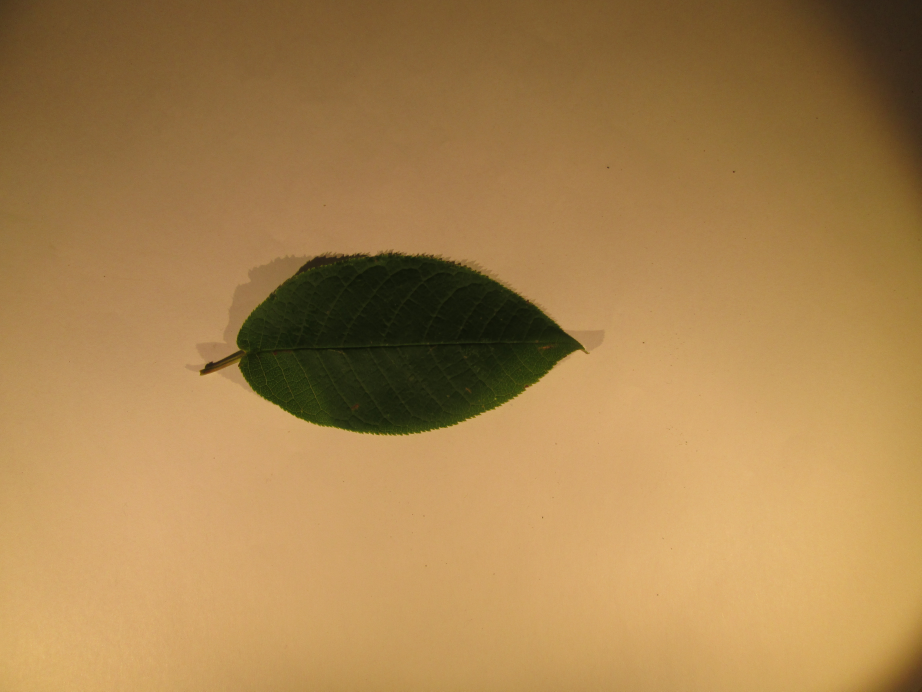
#> input picture academia_ai/preprocessing/data/example_image_1.JPG, 4608 x 3456 px (shown at 1/5 size); its folder holds only this picture in this run
$ python -i preprocessing.py   (imports and definitions only)
#> lines starting #> are read from the running program, lines starting #| are printed output that depends on the picture
import numpy as np
import matplotlib.pyplot as plt
from PIL import Image
import os

def preprocessing(path, cfactor = 50, square_side = 2000, debug=False):
    '''Preprocesses a picture

    Input: path, compressionfactor = 50, squareside of new image= 2000, debug=False
    Output: matrix that can be use as a CNN Input
    '''

    im = center_leaf(path, square_side, debug)
    new_shape = im.size[0] // cfactor
    new_im = im.resize((new_shape, new_shape))  # makes the resolution smaller

    matriz = np.array(new_im)  # convert image to numpy matrix
    matriz ^= 0xFF  # invert matrix
    oneD_matriz = matriz[:, :, 1]  # only looking at one dimension, 1 = green

    if debug:
        print(
            'Image “',
            path,
            '“ opened with size:',
            im.size,
            'and mode:',
            im.mode)
        print('compressed the square-image with lenght :',
              oneD_matriz.shape[0], ' with factor:', cfactor)
        print('output matrix has shape:', oneD_matriz.shape)
        plt.imshow(oneD_matriz)
        plt.tight_layout()
        plt.show()

    return oneD_matriz


def center_leaf(path, square_side=2000, debug=False):
    '''
    region we look at, because of the border we found with overlapping
    centers a square on the leaf

    input: path of image
           square_side of matriz thats cut away
           debug

    output: cut image
    '''
#> called with path = 'data/example_image_1.JPG', square_side = 2000, debug = False
    up = 500
    down = 2900
    left = 300
    right = 4000

    im = Image.open(path).convert('RGB')
#> im is the input picture: PIL image 4608x3456 RGB; mean R, G, B 167.6, 130.6, 78.3
    matriz = np.array(im)  # convert image to numpy matrix
    matriz ^= 0xFF  # invert matrix
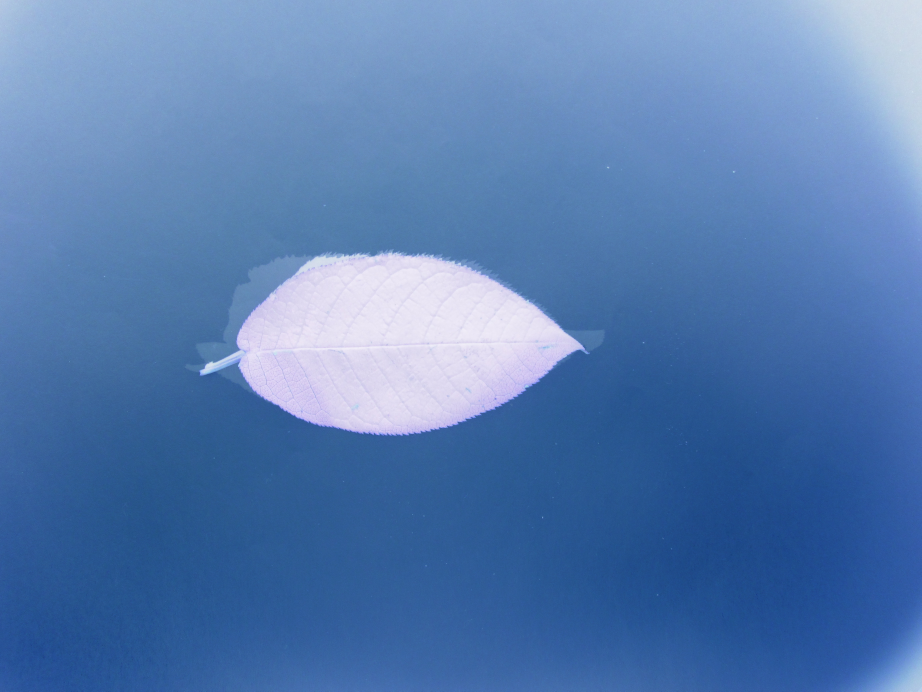
#> matriz: shape (3456, 4608, 3) (shown at 1/5 size); mean R, G, B 87.4, 124.4, 176.7
    oneD_matriz = matriz[:, :, 1]  # only looking at one dimension, 1 = green
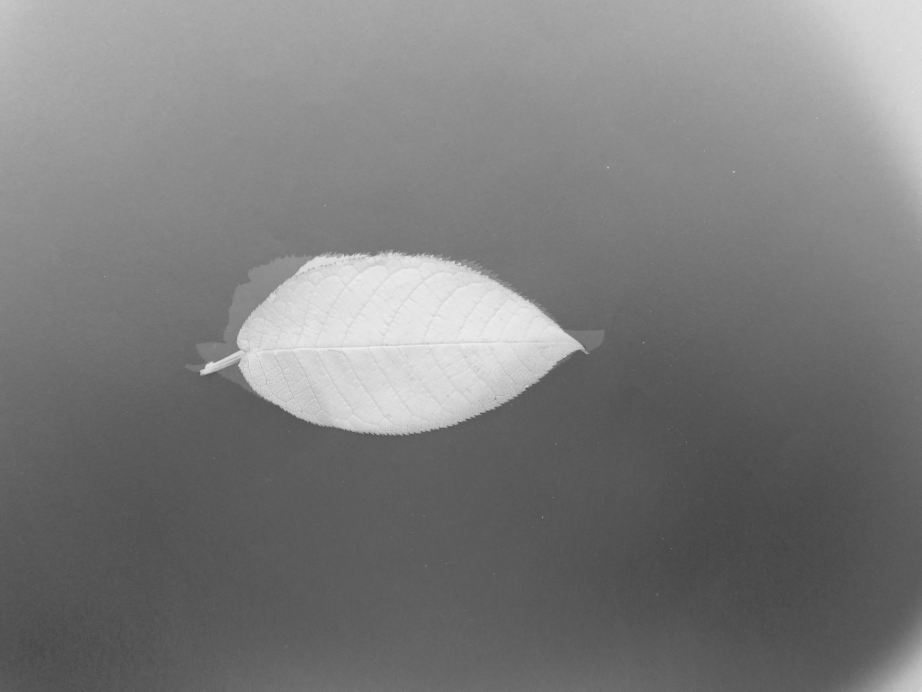
#> oneD_matriz: shape (3456, 4608) (shown at 1/5 size); min 17, max 242, mean 124.4

    if debug:
        plt.subplot(1, 3, 1)
        plt.imshow(oneD_matriz)

        plt.subplot(1, 3, 2)
        plt.imshow(oneD_matriz[up:down, left:right])

    # count the total weight to normalize the sum of all weights to one
    total_weight_x = 0
    total_weight_y = 0
    for x in range(up, down, 5):  # 5 for step
        for y in range(left, right, 5):
            # 280 is treshhold, all below becomes 0, above 1
            total_weight_x += (oneD_matriz[x, y] >= 180)
            total_weight_y += (oneD_matriz[x, y] >= 180)
#> after the loop, total_weight_x = 44287; total_weight_y = 44287

    # calculate the medium point to centralize the square around the medium
    # pixel (the square is the input of the CNN)
    meanx = 0
    meany = 0
    for x in range(
            up,
            down,
            5):  # only take evry 5 field for speed reasons -->makes code 25x faster
        for y in range(left, right, 5):
            # count all cordinates together but weight them differently,devide
            # by total_weight
            meanx += (oneD_matriz[x, y] >= 180) * x / total_weight_x
            meany += (oneD_matriz[x, y] >= 180) * y / total_weight_y
#> after the loop, meanx = 1715.6; meany = 1969.5

    # select new area of the matrix, that is the input for CNN
    s = square_side // 2
    box = (meany - s, meanx - s, meany + s, meanx + s)
#> box = (969.5, 715.6, 2969.5, 2715.6)
    new_image = im.crop(box)  # crop is Pill function
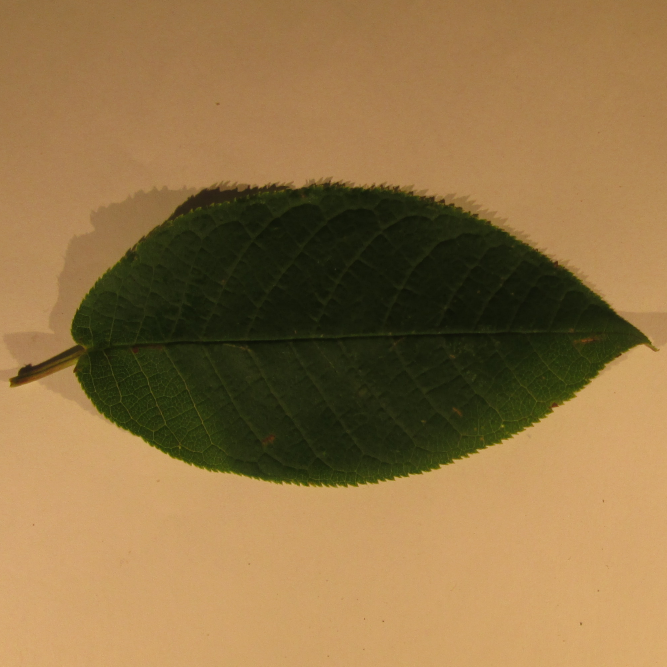
#> new_image: PIL image 2000x2000 RGB (shown at 1/3 size); mean R, G, B 144, 114.7, 70
    im.close()

    if debug:
        print(
            'meanx and meany are:',
            meanx,
            meany,
            ' the square is set with side',
            square_side)

        # plot a graphic of the way this function works
        oneD_matriz = oneD_matriz[up:down, left:right]
        for x in range(0, oneD_matriz.shape[0]):
            for y in range(0, oneD_matriz.shape[1]):
                oneD_matriz[x, y] = (oneD_matriz[x, y] >= 180) * 1
        plt.subplot(1, 3, 3)
        plt.imshow(oneD_matriz, cmap='gray')

    # return new_image
    return new_image


def create_Leafs(root_path):
    # TODO: find out the cutting size, find out contraction factor
    # default might be wrong

    #root_path ='/Users/Dino/Desktop/Data/'
    Leafs = []
    iid = 0
    treeid = 0
    print(root_path)
    for root, dirs, files in os.walk(root_path, topdown=True):
        for d in dirs:
            for root, dirs, files in os.walk(os.path.join(root_path, d)):
                for f in files:
                    if f[0] == 'I':  # To make sure, that we don't open .DStore

                        matriz = preprocessing(os.path.join(root_path, d, f))
                        new_leaf = leafs.Leaf(iid, treeid, matriz[:, :], d)
                        Leafs += [new_leaf]
                        iid += 1
            treeid += 1
    return Leafs


def find_overlap(root_path):
    #root_path ='/Users/Dino/Desktop/Data/'
    maximum = np.zeros((3456, 4608))
    for root, dirs, files in os.walk(root_path, topdown=False):
        for name in files:
            im_path = (os.path.join(root, name))
            if name[
                    0] == 'I':  # cheatyh way of making sure its an image, because there were some other files in the directory
                image = Image.open(im_path)
                matriz = preprocessing.image_convert(image.convert('RGB'))
                maximum = np.maximum(maximum, matriz[:, :, 0])
                maximum = np.maximum(maximum, matriz[:, :, 1])
                maximum = np.maximum(maximum, matriz[:, :, 2])
                image.close()
    return maximum

>>> result = preprocessing('data/example_image_1.JPG')
#> in preprocessing, `new_im = im.resize((new_shape, new_shape))`:
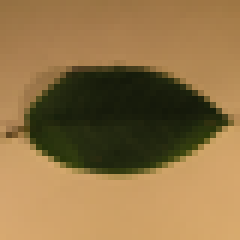
#> new_im: PIL image 40x40 RGB (shown 6 times larger); mean R, G, B 144.1, 114.7, 70
#> in preprocessing, `matriz ^= 0xFF`:
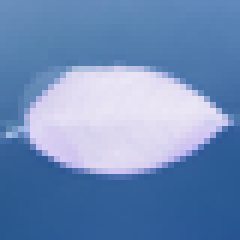
#> matriz: shape (40, 40, 3) (shown 6 times larger); mean R, G, B 110.9, 140.3, 185
#> in preprocessing, `oneD_matriz = matriz[:, :, 1]`:
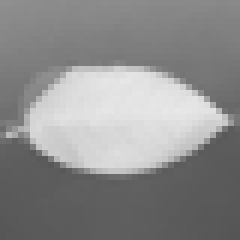
#> oneD_matriz: shape (40, 40) (shown 6 times larger); min 85, max 231, mean 140.3

$ run again, on academia_ai/preprocessing/data/example_image_2.JPG
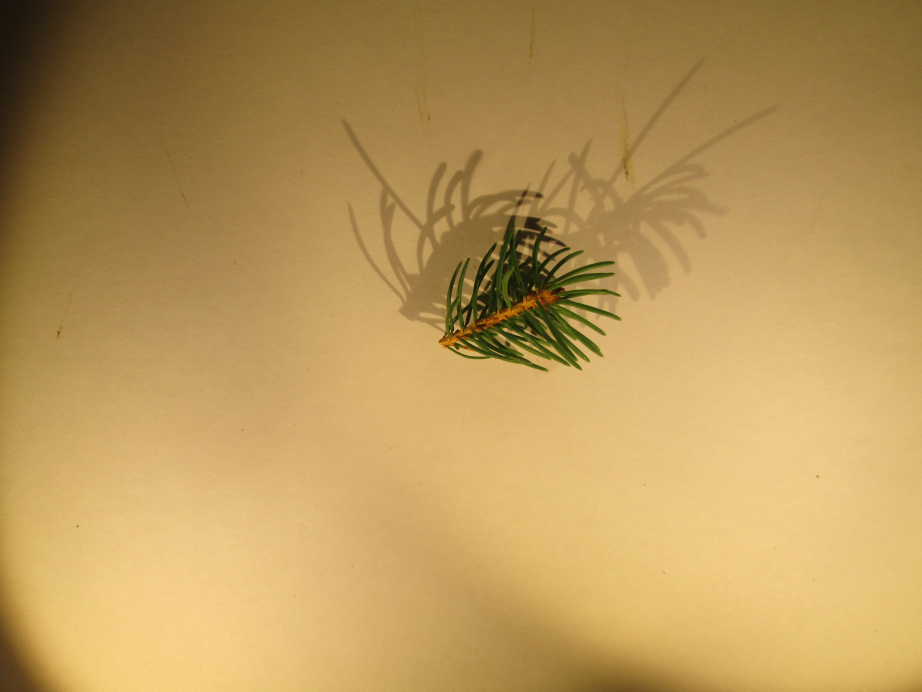
#> input picture academia_ai/preprocessing/data/example_image_2.JPG, 4608 x 3456 px (shown at 1/5 size)
#> in center_leaf, im is the input picture: PIL image 4608x3456 RGB; mean R, G, B 186.9, 152.3, 90.7
#> in center_leaf, `oneD_matriz = matriz[:, :, 1]`:
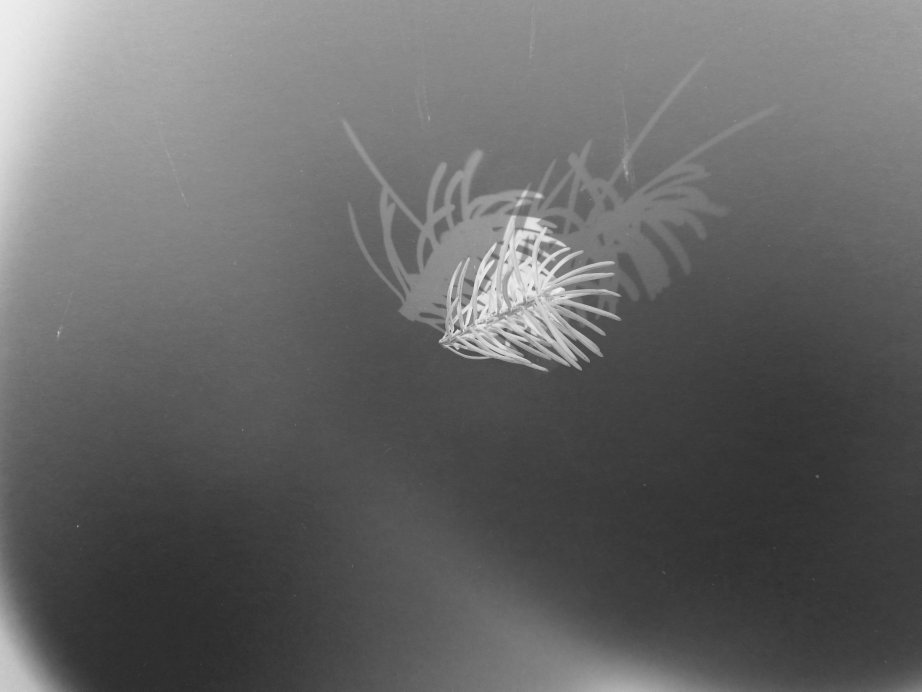
#> oneD_matriz: shape (3456, 4608) (shown at 1/5 size); min 5, max 255, mean 102.7
#> after the loop in center_leaf, `for x in range(up, down, 5):`: total_weight_x = 8809
#> after the loop in center_leaf, `for x in range(`: meanx = 1455.4; meany = 2570.4
#> box = (1570.4, 455.4, 3570.4, 2455.4)
#> in preprocessing, `oneD_matriz = matriz[:, :, 1]`:
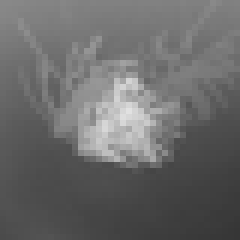
#> oneD_matriz: shape (40, 40) (shown 6 times larger); min 54, max 225, mean 105.7
